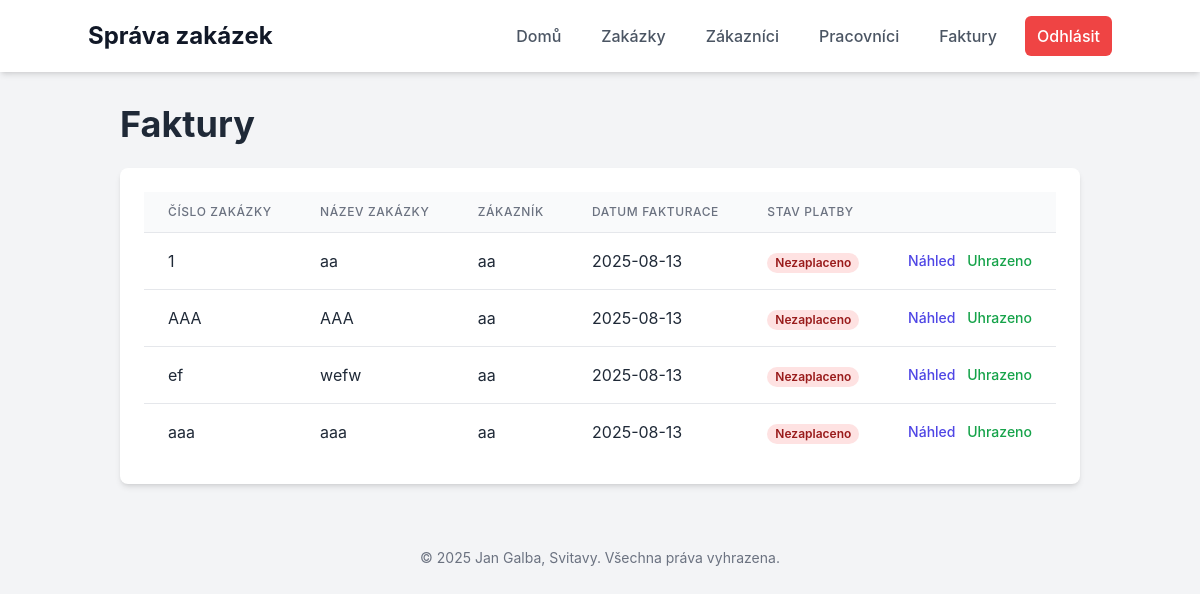
The app's page /invoices (signed in) with its own data.
### tables this page shows
CREATE TABLE jobs (
            id INTEGER PRIMARY KEY AUTOINCREMENT,
            job_number TEXT UNIQUE NOT NULL,
            job_name TEXT NOT NULL,
            description TEXT,
            customer_id INTEGER,
            status TEXT NOT NULL,
            due_date TEXT,
            price REAL,
            hourly_rate REAL,
            deposit REAL,
            total_paid REAL,
            is_invoiced INTEGER DEFAULT 0,
            invoice_date TEXT,
            payment_status TEXT DEFAULT 'Nezaplaceno',
            FOREIGN KEY (customer_id) REFERENCES customers (id)
        );

CREATE TABLE customers (
            id INTEGER PRIMARY KEY AUTOINCREMENT,
            name TEXT NOT NULL,
            company TEXT,
            address TEXT,
            phone TEXT,
            email TEXT
        );

### app.py (the view)
@app.route("/invoices")
@login_required
def invoice_list():
    conn = get_db_connection()
    invoices = conn.execute("""
        SELECT jobs.id, jobs.job_number, jobs.job_name, jobs.invoice_date, jobs.payment_status, customers.name AS customer_name
        FROM jobs
        LEFT JOIN customers ON jobs.customer_id = customers.id
        WHERE jobs.status = 'Fakturovaná'
        ORDER BY jobs.invoice_date DESC
    """).fetchall()
    conn.close()
    return render_template("invoice_list.html", invoices=invoices)

### app.py (called while the page is built)
def get_db_connection():
    conn = sqlite3.connect(os.path.join(app.root_path, "zakazky.db"))
    conn.row_factory = sqlite3.Row
    return conn

def login_required(f):
    @wraps(f)
    def decorated_function(*args, **kwargs):
        if 'logged_in' not in session:
            return redirect(url_for('login'))
        return f(*args, **kwargs)
    return decorated_function

@app.before_request
def before_request():
    g.user = None
    if 'logged_in' in session:
        g.user = "admin"

### templates/invoice_list.html (shortened to what this page needs)
{% extends "layout.html" %}
{% block content %}
<div class="flex justify-between items-center mb-6">
    <h1 class="text-4xl font-bold">Faktury</h1>
</div>
<div class="bg-white p-6 rounded-lg shadow-md">
    <table class="min-w-full divide-y divide-gray-200">
        <thead class="bg-gray-50">
            <tr>
                <th class="px-6 py-3 text-left text-xs font-medium text-gray-500 uppercase tracking-wider">Číslo zakázky</th>
                <th class="px-6 py-3 text-left text-xs font-medium text-gray-500 uppercase tracking-wider">Název zakázky</th>
                <th class="px-6 py-3 text-left text-xs font-medium text-gray-500 uppercase tracking-wider">Zákazník</th>
                <th class="px-6 py-3 text-left text-xs font-medium text-gray-500 uppercase tracking-wider">Datum fakturace</th>
                <th class="px-6 py-3 text-left text-xs font-medium text-gray-500 uppercase tracking-wider">Stav platby</th>
                <th class="px-6 py-3"></th>
            </tr>
        </thead>
        <tbody class="bg-white divide-y divide-gray-200">
            {% for invoice in invoices %}
            <tr>
                <td class="px-6 py-4 whitespace-nowrap">{{ invoice.job_number }}</td>
                <td class="px-6 py-4 whitespace-nowrap">{{ invoice.job_name }}</td>
                <td class="px-6 py-4 whitespace-nowrap">{{ invoice.customer_name }}</td>
                <td class="px-6 py-4 whitespace-nowrap">{{ invoice.invoice_date }}</td>
                <td class="px-6 py-4 whitespace-nowrap">
                    <span class="px-2 inline-flex text-xs leading-5 font-semibold rounded-full
                        {% if invoice.payment_status == 'Uhrazeno' %}
                            bg-green-100 text-green-800
                        {% elif invoice.payment_status == 'Nezaplaceno' %}
                            bg-red-100 text-red-800
                        {% else %}
                            bg-gray-100 text-gray-800
                        {% endif %}">
                        {{ invoice.payment_status }}
                    </span>
                </td>
                <td class="px-6 py-4 whitespace-nowrap text-right text-sm font-medium space-x-2">
                    <a href="{{ url_for('generate_invoice', job_id=invoice.id) }}" class="text-indigo-600 hover:text-indigo-900">Náhled</a>
                    {% if invoice.payment_status == 'Nezaplaceno' %}
                    <form action="{{ url_for('set_invoice_paid', job_id=invoice.id) }}" method="post" class="inline" onsubmit="return confirm('Opravdu chcete označit fakturu jako uhrazenou?');">
                        <button type="submit" class="text-green-600 hover:text-green-900">Uhrazeno</button>
                    </form>
                    {% endif %}
                </td>
            </tr>
            {% else %}
            <tr>
                <td colspan="6" class="px-6 py-4 text-center text-gray-500">Zatím nebyly vygenerovány žádné faktury.</td>
            </tr>
            {% endfor %}
        </tbody>
    </table>
</div>
{% endblock %}

### templates/layout.html (style rules this page uses)
body { font-family: 'Inter', sans-serif; }

### records on screen
jobs: job_number "1", job_name "aa", customer_name "aa", invoice_date "2025-08-13", payment_status "Nezaplaceno"
jobs: job_number "AAA", job_name "AAA", customer_name "aa", invoice_date "2025-08-13", payment_status "Nezaplaceno"
jobs: job_number "ef", job_name "wefw", customer_name "aa", invoice_date "2025-08-13", payment_status "Nezaplaceno"
jobs: job_number "aaa", job_name "aaa", customer_name "aa", invoice_date "2025-08-13", payment_status "Nezaplaceno"
